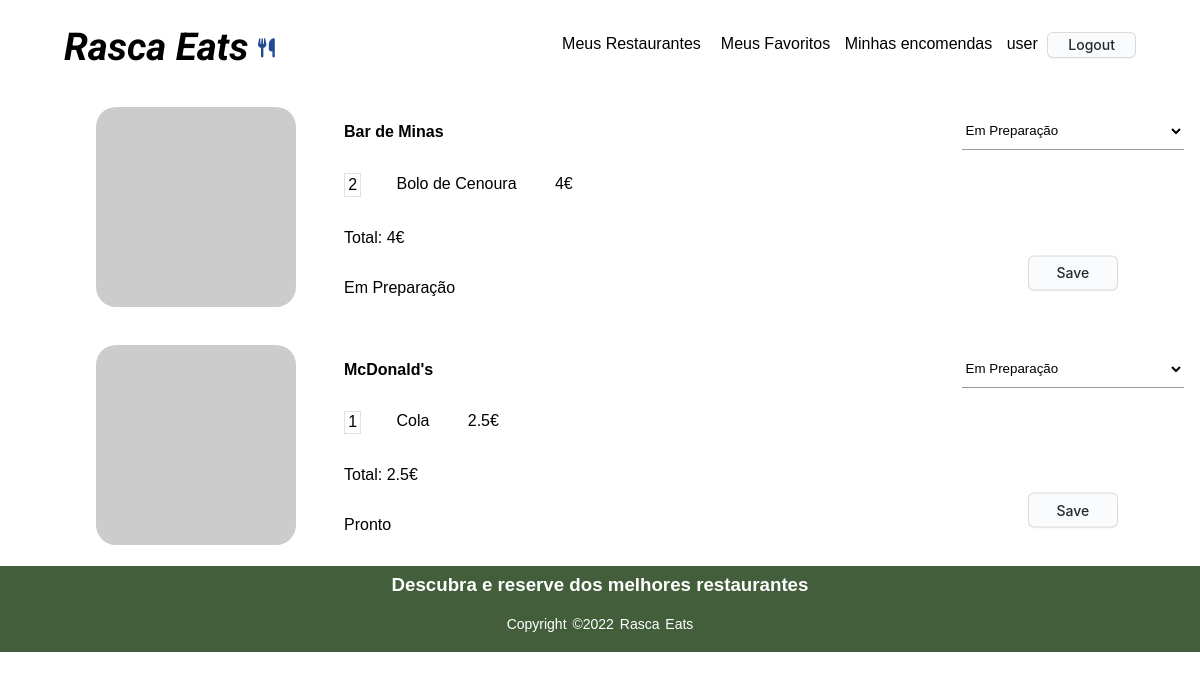
Page /order_history.php (signed in) on the committed database.
### tables this page shows
CREATE TABLE Request(
    requestId integer PRIMARY KEY,
    clientId integer NOT NULL,
    state varchar NOT NULL,
    CONSTRAINT fk_clientId FOREIGN KEY (clientId)
        REFERENCES Client(clientId) 
        ON DELETE CASCADE
        ON UPDATE CASCADE
);

CREATE TABLE Currentrequest(
    dishId integer,
    requestId integer,
    quantidade integer NOT NULL,
    CONSTRAINT fk_dishId FOREIGN KEY (dishId)
        REFERENCES Dish(dishId) 
        ON DELETE CASCADE
        ON UPDATE CASCADE,
    CONSTRAINT fk_requestId FOREIGN KEY (requestId)
        REFERENCES request(requestId) 
        ON DELETE CASCADE
        ON UPDATE CASCADE,
    PRIMARY KEY(requestId, dishId)
);

CREATE TABLE Restaurant(
    restaurantId integer PRIMARY KEY,
    restaurantName varchar NOT NULL,
    adress varchar NOT NULL,
    category varchar NOT NULL,
    phoneNumber integer NOT NULL,
    rating real NOT NULL ON CONFLICT REPLACE DEFAULT 0.0,
    ownerId integer NOT NULL,
    photo varchar NOT NULL,
    CONSTRAINT fk_clientId FOREIGN KEY (ownerId)
        REFERENCES Client(clientId)
        ON DELETE CASCADE
        ON UPDATE CASCADE
);

CREATE TABLE Dish(
    dishId integer PRIMARY KEY,
    restaurantId integer NOT NULL,
    dishName varchar NOT NULL,
    price real NOT NULL,
    category varchar NOT NULL,
    photo varchar NOT NULL,
    CONSTRAINT fk_restaurantId FOREIGN KEY (restaurantId)
        REFERENCES Restaurant(restaurantId) 
        ON DELETE CASCADE
        ON UPDATE CASCADE
);

### sql/sql_orders.php (called while the page is built, shortened)
<?php
    function get_my_restaurant_orders($db){
        $stmt = $db->prepare('SELECT * FROM request JOIN currentrequest using(requestid) JOIN dish using(dishid) JOIN restaurant using(restaurantid) WHERE ownerid = ? ORDER BY requestId DESC');
        $stmt->execute(array($_SESSION['id']));
        return $stmt->fetchAll();
    }
    function get_current_request($db, $requestId){
        $stmt = $db->prepare('SELECT * FROM CurrentRequest WHERE requestId = ?');
        $stmt->execute(array($requestId));
        return $stmt->fetchAll();
    }
    function get_dish($db, $dishId){
        $stmt = $db->prepare('SELECT * FROM Dish WHERE dishId = ?');
        $stmt->execute(array($dishId));
        return $stmt->fetch();
    }
    function get_restaurantName($db, $dishId){
        $stmt = $db->prepare('SELECT * FROM Restaurant JOIN Dish using(restaurantId) WHERE dishId = ?');
        $stmt->execute(array($dishId));
        return $stmt->fetch();
    }
?>

### templates/orders.php (the view, shortened to what this page needs)
            </article> <?php
    function output_order_history($db){
        $orders = get_my_restaurant_orders($db);
        foreach($orders as $order){
            $total = 0.0;
            $current_request = get_current_request($db, $order['requestId']);
            $restaurantName = get_restaurantName($db, $current_request[0]['dishId'])['restaurantName'];
             ?>
            <article id = "order">
                <img src="https://picsum.photos/200/200?<?=$restaurantName?>">
                <article id = "description">
                <p><?=$restaurantName?></p>
                <?php
            foreach($current_request as $dish){
                $d = get_dish($db, $dish['dishId']);
                $total += $d['price'] * $dish['quantidade']; ?>
                    <div id="dish">
                    <p> <?=$dish['quantidade']?> </p>
                    <p><?=$d['dishName']?></p>
                    <p><?=$d['price'] * $dish['quantidade']?></p> </div>
            <?php }  ?> <p>Total: <?=$total?></p>
                  <p><?=$order['state']?></p></article>
                <form action="action_edit_state.php?id=<?php echo $order['requestId'];?>" method="post" class="logout">
                    <select id="state" name = "state" class = "input-field">
                        <option value="Em Preparação">Em Preparação</option>
                    </select>
                    <button class="button-3" name = "editstate" id = "editstate" role="button">Save</button>
                </form>
            </article> <?php
        }
    }
?>

### css/style.css (style rules this page uses)
* { margin: 0; padding: 0; font-family:sans-serif; }
.input-field { width: 100%; padding: 10px 0; margin: 5px 0; border-left: 0; border-right: 0; border-bottom: 1px solid #999; border-top: 0; outline: none; background: transparent; }

### css/restaurant.css (style rules this page uses)
body { display: grid; }
.input-field { padding: 10px 0; margin: 5px 0; border-left: 0; border-right: 0; border-bottom: 1px solid #999; border-top: 0; outline: none; background: transparent; margin-right: 15px; }
.button-3 { width: 90px; height: 35px; margin: 0; position: absolute; top: 50%; left: 50%; -ms-transform: translate(-50%, -50%); transform: translate(-50%, -50%); appearance: none; background-color: #FAFBFC; border: 1px solid rgba(27, 31, 35, 0.15); border-radius: 6px; box-shadow: rgba(27, 31, 35, 0.04) 0 1px 0, rgba(255, 255, 255, 0.25) 0 1px 0 inset; box-sizing: border-box; color: #24292E; cursor: pointer; display: inline-block; font-family: -apple-system, system-ui, "Segoe UI", Helvetica, Arial, sans-serif, "Apple Color Emoji", "Segoe UI Emoji"; font-size: 14px; font-weight: 500; line-height: 20px; list-style: none; padding: 2px 20px; position: relative; transition: background-color 0.2s cubic-bezier(0.3, 0, 0.5, 1); user-select: none; -webkit-user-select: none; touch-action: manipulation; vertical-align: middle; white-space: nowrap; word-wrap: break-word; margin-top: 15px; }
.button-3:before { display: none; }

### css/orders.css (style rules this page uses)
body { display: block; }
#order, #restaurantes article, #pratos article { display: flex; flex-direction: row; gap: 2em; padding: 1em; padding-left: 6em; }
#order > img, #restaurantes article img, #pratos article img { flex: 0; max-height: 200px; border-radius: 10%; }
#dish { display: flex; flex-direction: row; }
#dish p { margin: 1em; padding: 0.1em; padding-left: 0.2em; padding-right: 0.2em; }
#dish :first-child { border: 1px solid rgb(226, 226, 226); }
#order #description > p:nth-child(1) { font-weight: bolder; }
#order #description { flex: 1; }
#order #description > p:nth-of-type(2)::after, #dish p:nth-child(3)::after { content: "€"; }
#description > p { padding: 1em; }

### rows in the picture
request: currentrequest.dishId "Bar de Minas", total "4", state "Em Preparação"
currentrequest: quantidade "2", dishId.dishName "Bolo de Cenoura", $d['price'] * $dish['quantidade'] "4"
request: currentrequest.dishId "McDonald's", total "2.5", state "Pronto"
currentrequest: quantidade "1", dishId.dishName "Cola", $d['price']*$dish['quantidade'] "2.5"

### other values in the picture
$name "user"
